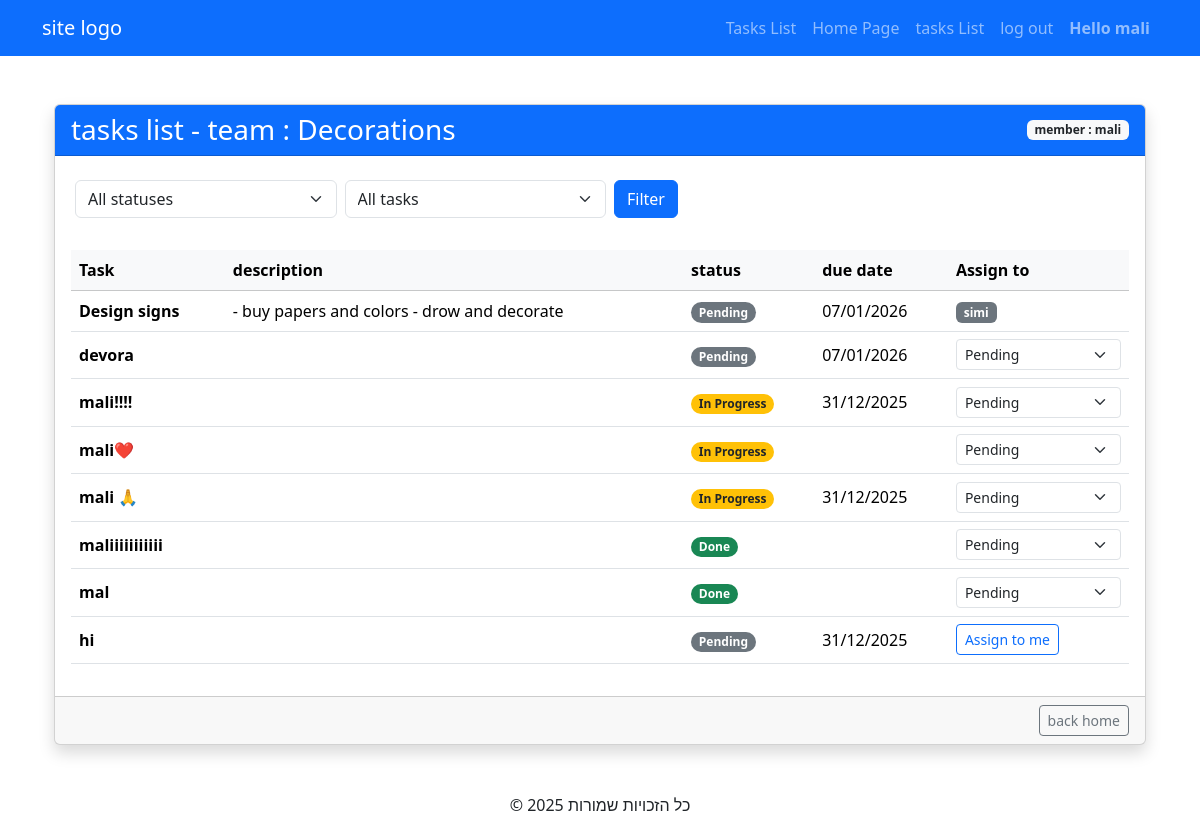
The app's page /tasks/ (signed in), older data.
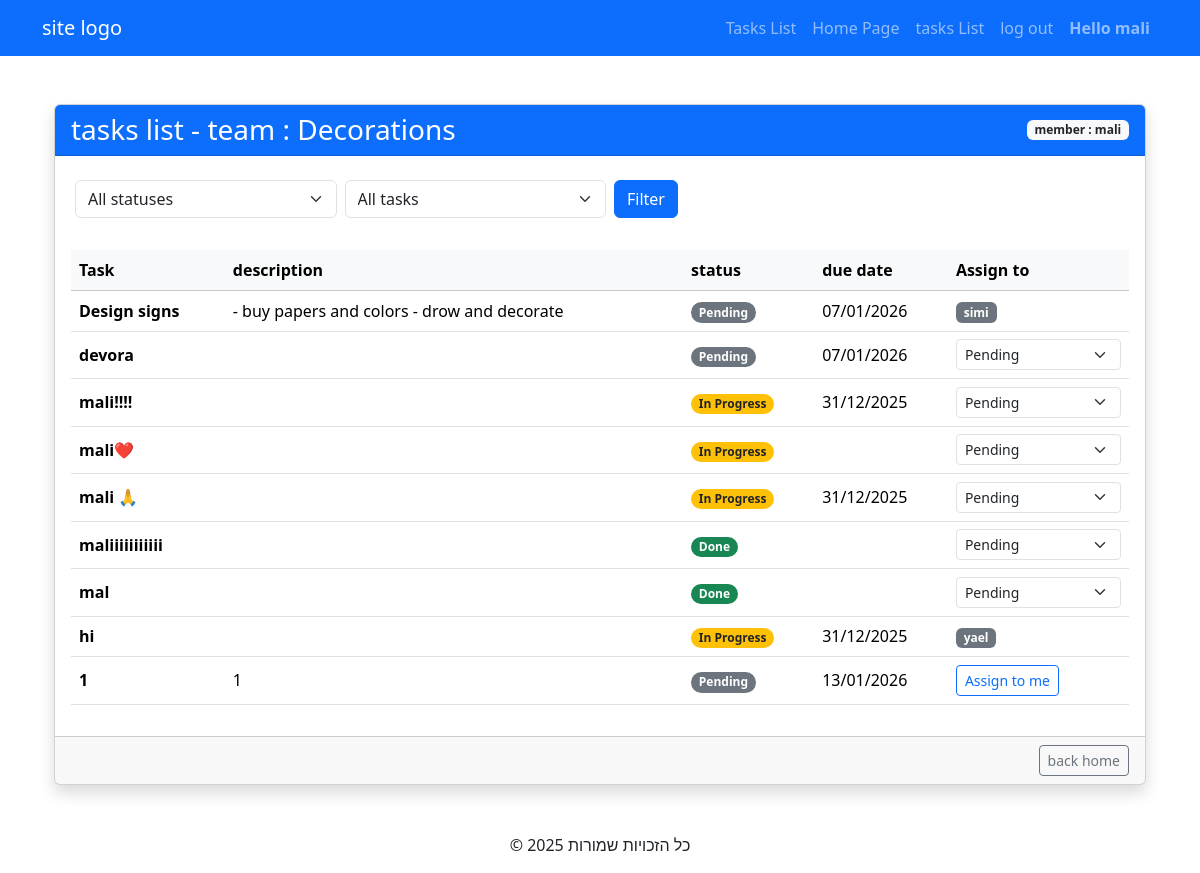
The same page, newer data.
### TasksApp/models.py (models this page shows, shortened)
class Task(models.Model):
    title = models.CharField(max_length=200)
    description = models.TextField(blank=True, max_length=500, null=True)
    due_date = models.DateField(blank=True, null=True)
    status = models.CharField(
        max_length=20,
        choices=Status.choices,
        default=Status.PENDING
    )
    team = models.ForeignKey(
        Team,
        on_delete=models.CASCADE,
        related_name="tasks"
    )
    assigned_employee = models.ForeignKey(
        Member,
        on_delete=models.SET_NULL,
        null=True,
        blank=True,
        related_name="tasks"
    )

class Member(models.Model):
    user = models.OneToOneField(
        User,
        on_delete=models.CASCADE,
        related_name="member"
    )
    team = models.ForeignKey(
        Team,
        on_delete=models.CASCADE,
        related_name="memebers"
    )

class User(AbstractUser):
    email = models.EmailField(unique=True)

### TasksApp/views.py (the view)
# urls.py: path('tasks/', tasksListView, name='tasksList'),
def tasksListView(request):
    if not request.user.is_authenticated:
        return redirect('login')
    status_filter = request.GET.get('status')
    assigned_filter = request.GET.get('assigned')
    if request.user.is_superuser:
        tasks = Task.objects.all()
    else:
        member = Member.objects.filter(user=request.user).first()
        if not member:
            return redirect('login')
        team = member.team
        tasks = Task.objects.filter(team=team)
    if status_filter:
        tasks = tasks.filter(status=status_filter)
    if assigned_filter == 'yes':
        tasks = tasks.filter(assigned_employee__isnull=False)
    elif assigned_filter == 'no':
        tasks = tasks.filter(assigned_employee__isnull=True)
    return render(
        request,
        'tasksList.html',
        {
            'tasks': tasks,
            'team': team if not request.user.is_superuser else None,
            'selected_status': status_filter,
            'selected_assigned': assigned_filter,
        }
    )

### TasksApp/models.py (called while the page is built)
    def __str__(self):
        return self.name

### templates/tasksList.html (shortened to what this page needs)
{% extends "base.html" %}
{% block content %}
<div class="container mt-5">
    <div class="card shadow">
        <div class="card-header bg-primary text-white d-flex justify-content-between align-items-center">
            <h3 class="mb-0"> tasks list - team : {{ team}}</h3>
            <span class="badge bg-light text-dark">member : {{ user.username }}</span>
        </div>
        <form method="get" class="row g-2 mb-3 mt-3 ms-3">
            <div class="col-md-3">
                <select name="status" class="form-select">
                    <option value="">All statuses</option>
                </select>
            </div>
            <div class="col-md-3">
                <select name="assigned" class="form-select">
                    <option value="">All tasks</option>
                </select>
            </div>
            <div class="col-md-2">
                <button type="submit" class="btn btn-primary">Filter</button>
            </div>
        </form>
        <div class="card-body">
            <div class="table-responsive">
                <table class="table table-hover align-middle">
                    <thead class="table-light">
                        <tr>
                            <th>Task</th>
                            <th>description</th>
                            <th>status</th>
                            <th>due date </th>
                            <th>Assign to</th>
                        </tr>
                    </thead>
                    <tbody>
                        {% for task in tasks %}
                        <tr>
                            <td class="fw-bold">{{ task.title }}</td>
                            <td>{{ task.description|truncatechars:50 }}</td>
                            <td>
                                {% if task.status == 'done' %}
                                <span class="badge rounded-pill bg-success">Done</span>
                                {% elif task.status == 'in_progress' %}
                                <span class="badge rounded-pill bg-warning text-dark">In Progress</span>
                                {% else %}
                                <span class="badge rounded-pill bg-secondary">Pending</span>
                                {% endif %}
                            </td>
                            <td>{{ task.due_date|date:"d/m/Y" }}</td>
                            <td>
                                {% if not task.assigned_employee and not user.is_superuser %}
                                <form method="post" action="{% url 'update_task_member' task.id %}">
                                    <button type="submit" class="btn btn-sm btn-outline-primary">Assign to me</button>
                                </form>
                                {% elif task.assigned_employee.user == user and not user.is_superuser %}
                                <form method="post" action="{% url 'update_task_status' task.id %}">
                                    <select name="new_status" class="form-select form-select-sm"
                                        onchange="this.form.submit()">
                                        <option value="pending">
                                            Pending</option>
                                    </select>
                                </form>
                                {% elif task.assigned_employee %}
                                <span class="badge bg-secondary">{{ task.assigned_employee.user.username }}</span>
                                {% else %}
                                <span class="text-muted small">Unassigned</span>
                                {% endif %}
                            </td>
                        {% endfor %}
                    </tbody>
                </table>
            </div>
        </div>
        <div class="card-footer text-end">
            <a href="{% url 'home' %}" class="btn btn-outline-secondary btn-sm"> back home</a>
        </div>
    </div>
</div>
{% endblock %}

Row changes from the older to the newer data that the page shows:
changed Task "hi": assigned_employee.user.username (not shown) → "yael"; status "Pending" → "In Progress"; no longer shows "Assign to me"
added Task: title "1", description "1", status "Pending", due_date "13/01/2026", shows "Assign to me"
